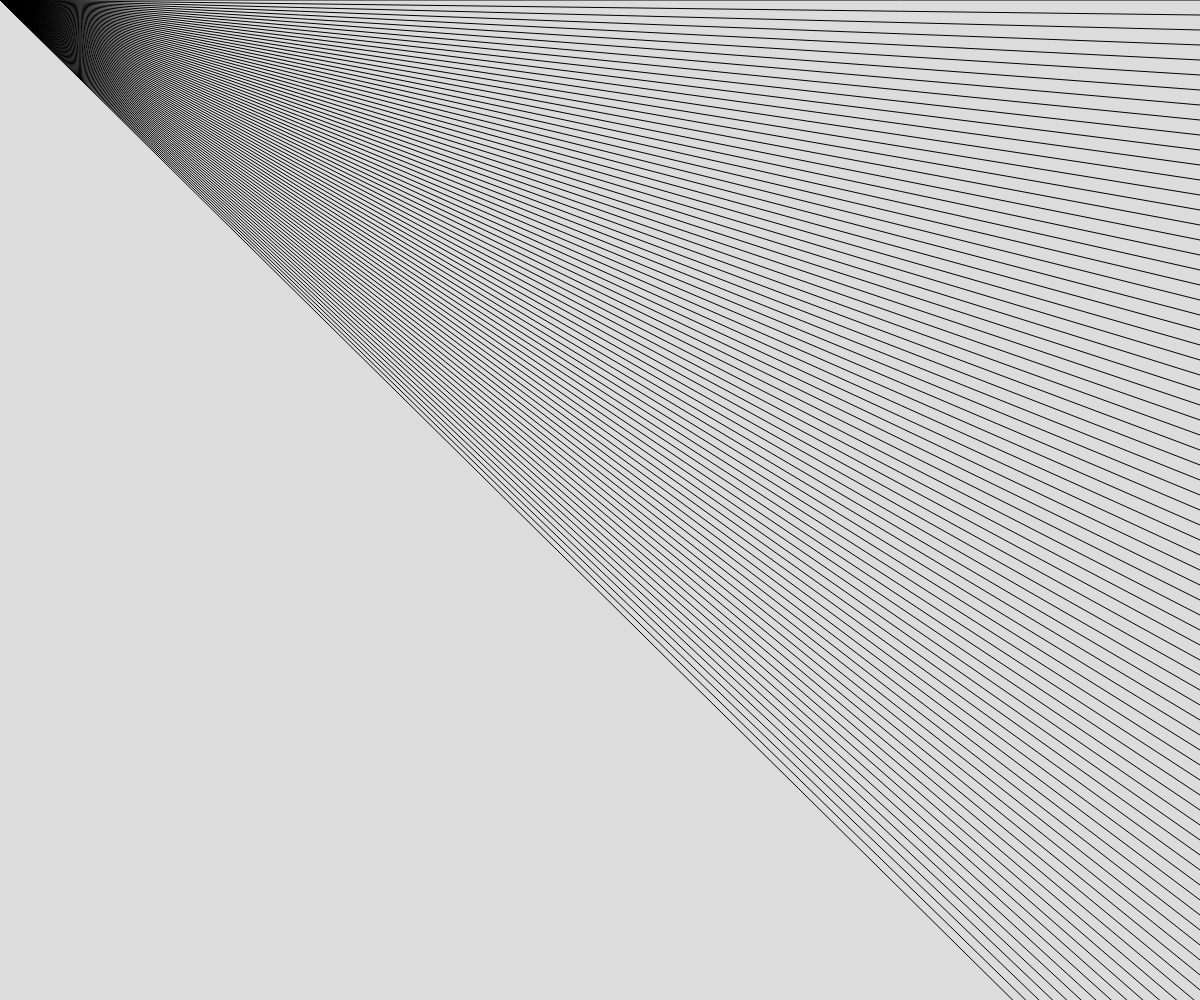
Frame 1 (no input)
Frame 60 (no input): identical to frame 1, image omitted
Frame 120 (the mouse pressed at the canvas centre since frame 60): identical to frame 1, image omitted

The p5.js sketch that drew this single still picture (run headless with seeded random() and noise() and a simulated clock; from frame 60 on, the mouse is pressed at the canvas centre):

// p5.js sketch
// ── sketch.js
// Project Title
// Your Name
// Date
//
// Extra for Experts:
// - describe what you did to take this project "above and beyond"


function setup() {
  createCanvas(windowWidth, windowHeight);
}

function draw() {
  background(220);

  for (let i = 0; i < width; i++) {
  if (i % 15 === 0) {
    line(0, 0, width, i);
  }
}
}
